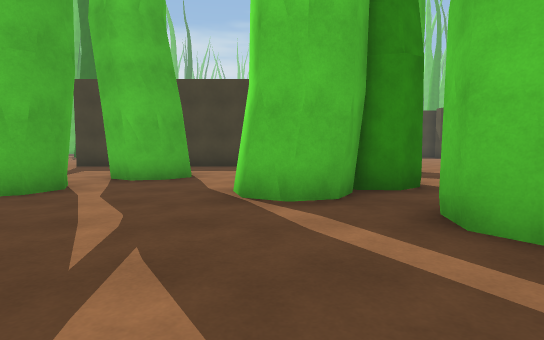
[1] (above)

24 first-person views from a walk through a 3-D level made in the Unity game engine. The camera is 1.2 m above the floor, tilts 4° down and sees 80° across. The floor is counted in squares, 2 m on a side. Each view is taken from the middle of a square. On the plan, view 1 faces up. The plan holds only what a view shows up to about 10 squares ahead; the rest is blank. The place goes on beyond the plan.

[2]
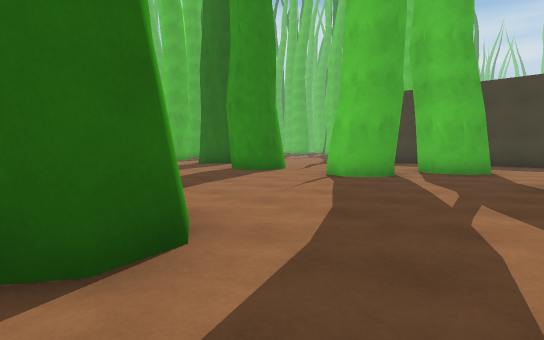

[3]
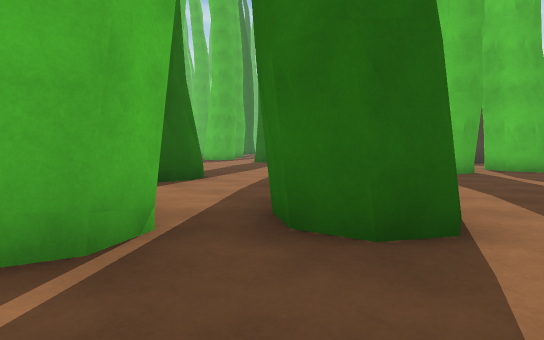

[4]
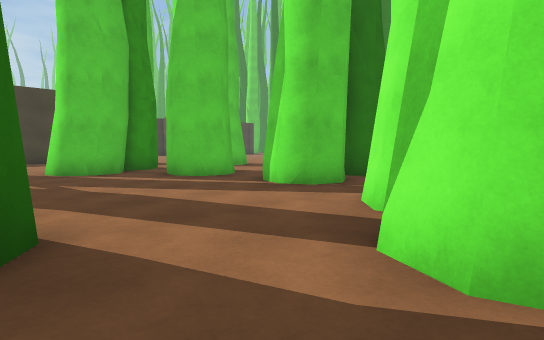

[5]
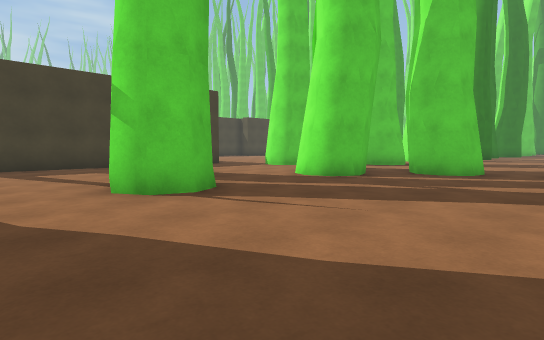

[6]
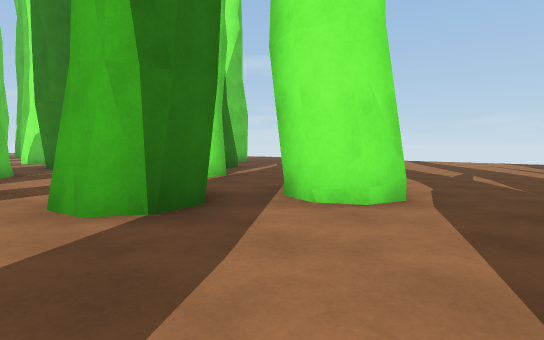

[7]
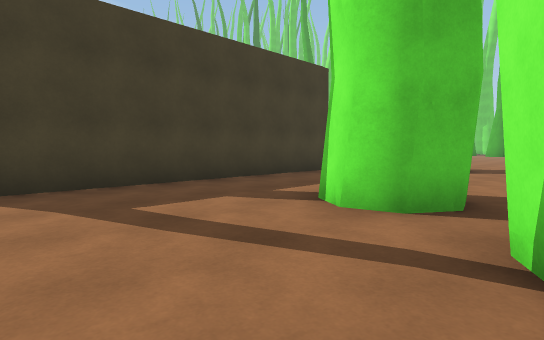

[8]
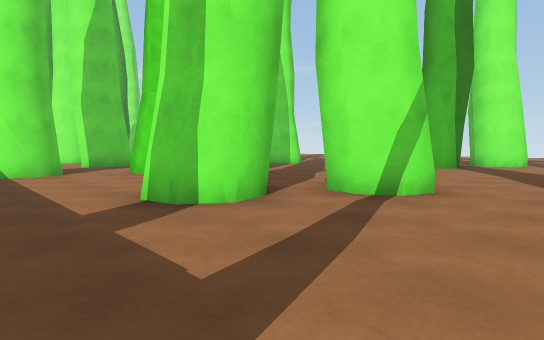

[9]
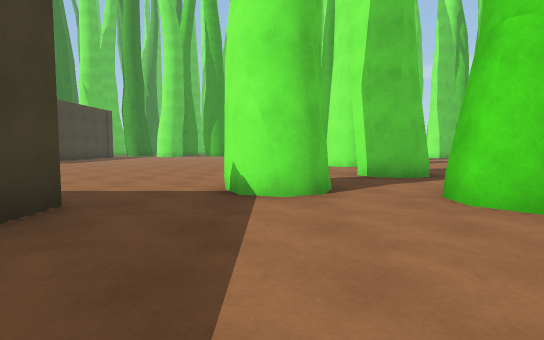

[10]
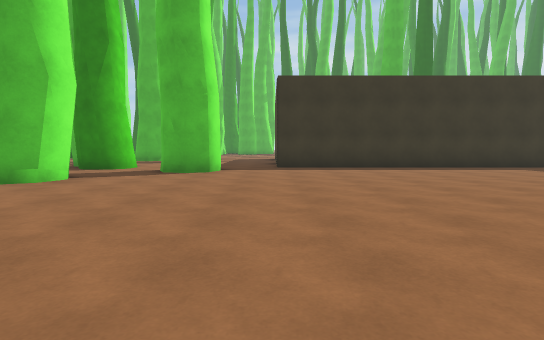

[11]
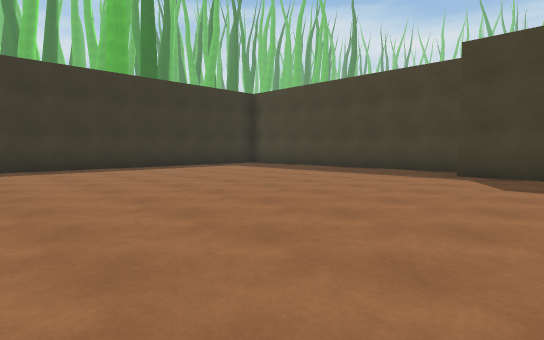

[12]
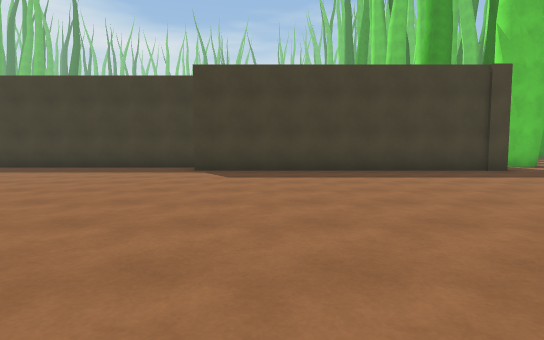

[13]
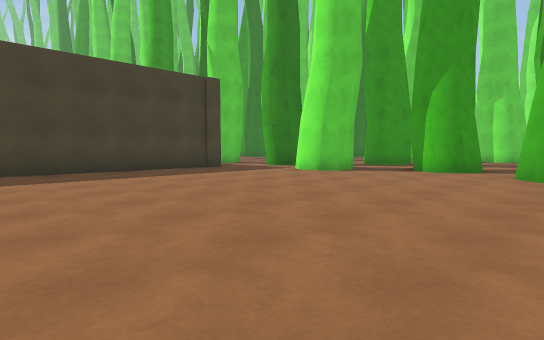

[14]
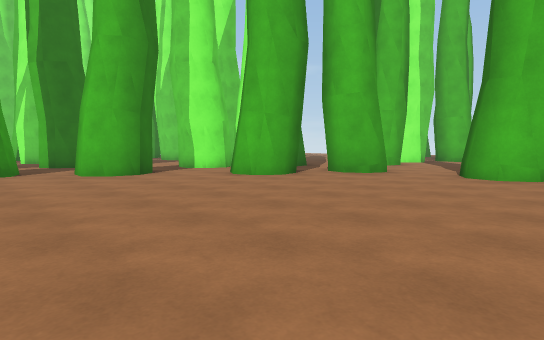

[15]
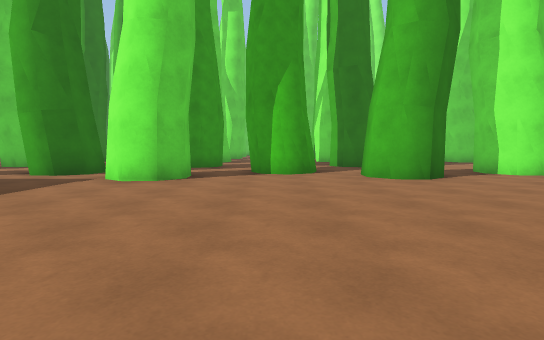

[16]
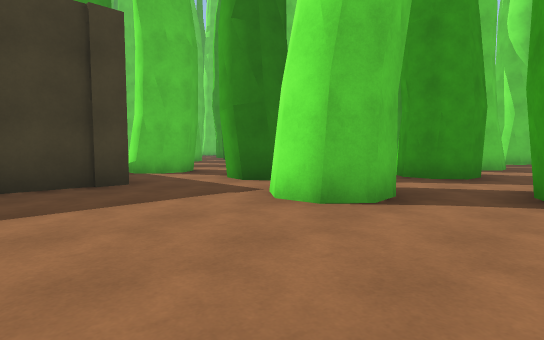

[17]
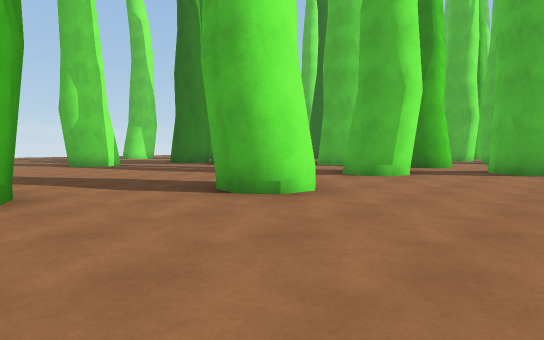

[18]
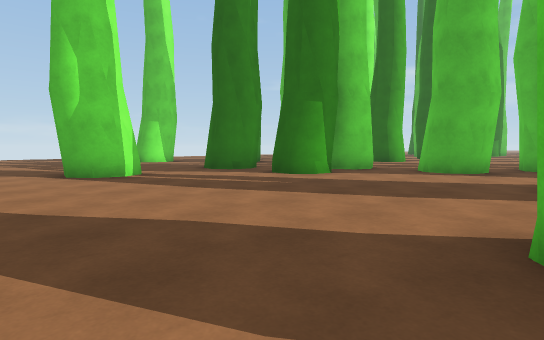

[19]
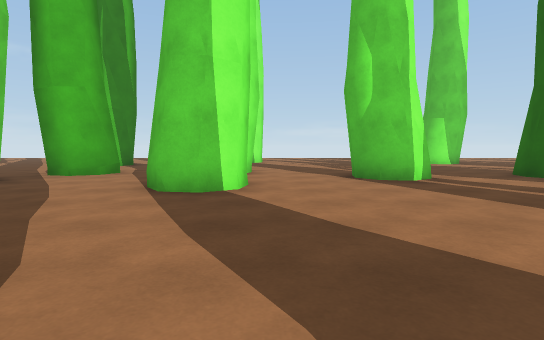

[20]
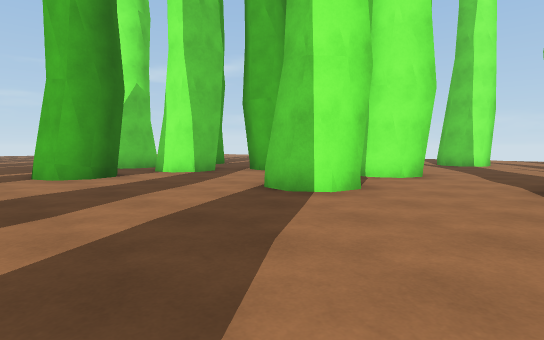

[21]
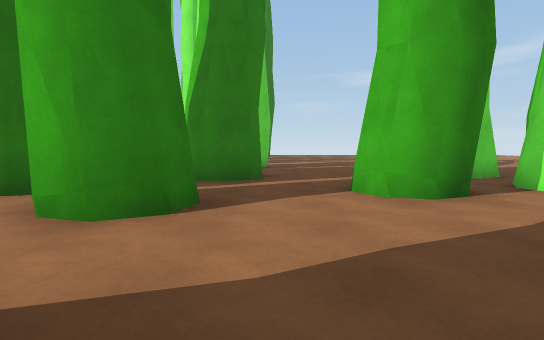

[22]
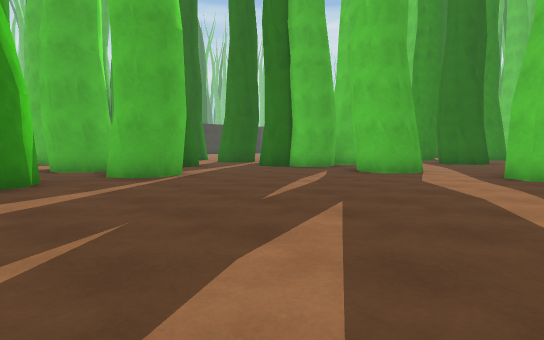

[23]
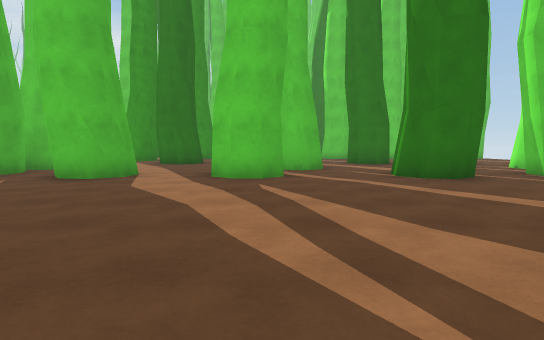

[24]
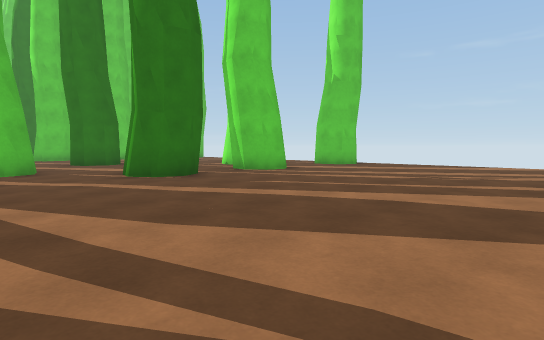

### Floor plan
Key: @ floor where view 1 was taken; # wall or solid block; x gap in a wall; . floor; T thing the floor can be seen under or through; O other object.
Columns run from 6 left of view 1 to 33 right of it. Each row starts with its distance up from view 1.
 20                         O ..#O
 19          #######        .#..
 18        #  .....#########...
 17        #.................#
 16        #..................O
 15        #................## .O
 14        #................O#..##.#O.
 13        #..........................
 12        #..................#
 11        #..................O..
 10 ########.................O..#
  9 .........................#  #O
  8 ........O#.................       ..
  7 ...#O.................#O.##....  O..
  6 ...##...O..#..O#......#  #O ... #O..  .O
  5 ..##..###..O..##..#..##. ##  .. .... ..
  4 O.O...O#..........#O.O#.OO#.#O.#O..O#.#O
  3 ........#...............................
  2 ........O.............O.................
  1 ......................#O................
  0 ......@.O##O............................
 -1 O..TO......O......#O..#OO#..............
 -2 ...TT...O..#..O#..x...##................
 -3 ..TT..##   O.. #..x..##..O............
 -4  .OT..O    ... ...#O.O ..O ......

Where each view was taken, in squares from view 1:
view 1: 0 up, 0 right, facing up
view 2: 2 down, 0 right, facing up-left
view 3: 4 down, 1 left, facing up-left
view 4: 4 down, 2 left, facing up-right
view 5: 0 up, 6 left, facing up-right
view 6: 0 up, 6 left, facing down-right
view 7: 5 up, 6 left, facing up-right
view 8: 9 up, 6 left, facing down-right
view 9: 8 up, 2 left, facing right
view 10: 10 up, 11 right, facing left
view 11: 10 up, 11 right, facing up-left
view 12: 9 up, 11 right, facing up
view 13: 9 up, 11 right, facing up-right
view 14: 12 up, 11 right, facing down-right
view 15: 12 up, 12 right, facing right
view 16: 12 up, 15 right, facing up-right
view 17: 9 up, 12 right, facing down-left
view 18: 5 up, 11 right, facing down-left
view 19: 4 up, 11 right, facing down
view 20: 3 up, 9 right, facing down-right
view 21: 3 up, 12 right, facing right
view 22: 4 down, 26 right, facing up-left
view 23: 3 down, 26 right, facing up
view 24: 3 down, 26 right, facing up-right
